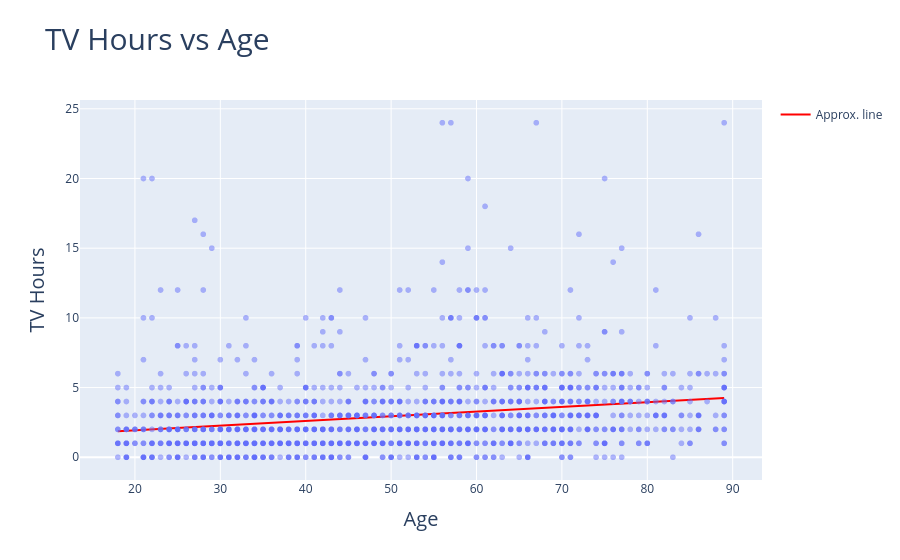

The cell this chart's notebook holds for it:
### Code cell
fig = plotly.express.scatter(
    df,
    x="age",
    y="tvhours",
    opacity=0.5,
    title="TV Hours vs Age"
)


# approximate best-fit line
m, b = np.polyfit(df["age"], df["tvhours"], 1)
x_vals = np.array([df["age"].min(), df["age"].max()])
y_vals = m * x_vals + b

fig.add_scatter(
    x=x_vals,
    y=y_vals,
    mode="lines",
    name="Approx. line",
    line=dict(color="red", width=2)
)

fig.update_layout(
    xaxis_title="Age",
    yaxis_title="TV Hours",
    xaxis_title_font=dict(size=20),
    yaxis_title_font=dict(size=20),
    title_font=dict(size=30)
)
fig.show()

### Figure 1 — Plotly figure (JSON) as saved in the notebook; plotly's stock layout.template omitted (floating-point values rounded to 4 significant figures; data arrays with more than 128 entries replaced by an {"elided": "..."} marker saying what was removed)
{"data": [{"hovertemplate": "age=%{x}<br>tvhours=%{y}<extra></extra>", "legendgroup": "", "marker": {"color": "#636efa", "opacity": 0.5, "symbol": "circle"}, "mode": "markers", "name": "", "showlegend": false, "type": "scattergl", "x": {"elided": "1548 int values"}, "xaxis": "x", "y": {"elided": "1548 int values"}, "yaxis": "y"}, {"line": {"color": "red", "width": 2}, "mode": "lines", "name": "Approx. line", "type": "scatter", "x": [18, 89], "y": [1.866, 4.254]}], "layout": {"legend": {"tracegroupgap": 0}, "title": {"font": {"size": 30}, "text": "TV Hours vs Age"}, "xaxis": {"anchor": "y", "domain": [0, 1], "title": {"font": {"size": 20}, "text": "Age"}}, "yaxis": {"anchor": "x", "domain": [0, 1], "title": {"font": {"size": 20}, "text": "TV Hours"}}}}
